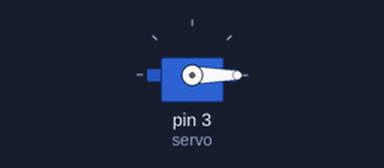
Recording of a sketch running on a simulated Arduino Uno, built with avr-gcc and run on an emulated ATmega328P. On the bench: servo.

Above: at 0.55 s.
At 1.25 s:
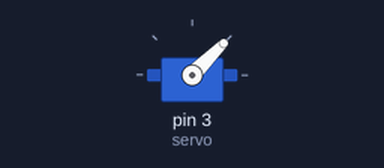
At 2.0 s:
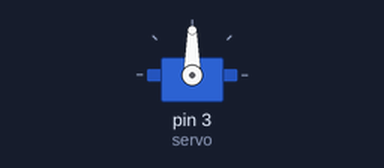
Timing chart, 0 to 4.0 s (numbered marks = the images above):
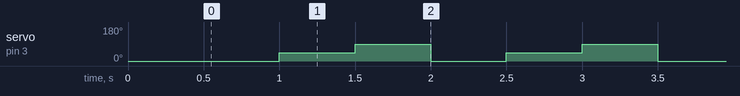

The sketch:

ServoV1.ino
```cpp
#include <Servo.h>

Servo servo;

void setup() {
  servo.attach(3);
  servo.write(0);
  delay(500);
}

void loop() {
  servo.write(0);
  delay(500);
  servo.write(45);
  delay(500);
  servo.write(90);
  delay(500);
}
```

Measured:
- by itself, servo on pin 3 (servo): repeats every 1.5 s: 90° 0.50 s, 0° 0.50 s, 45° 0.50 s
